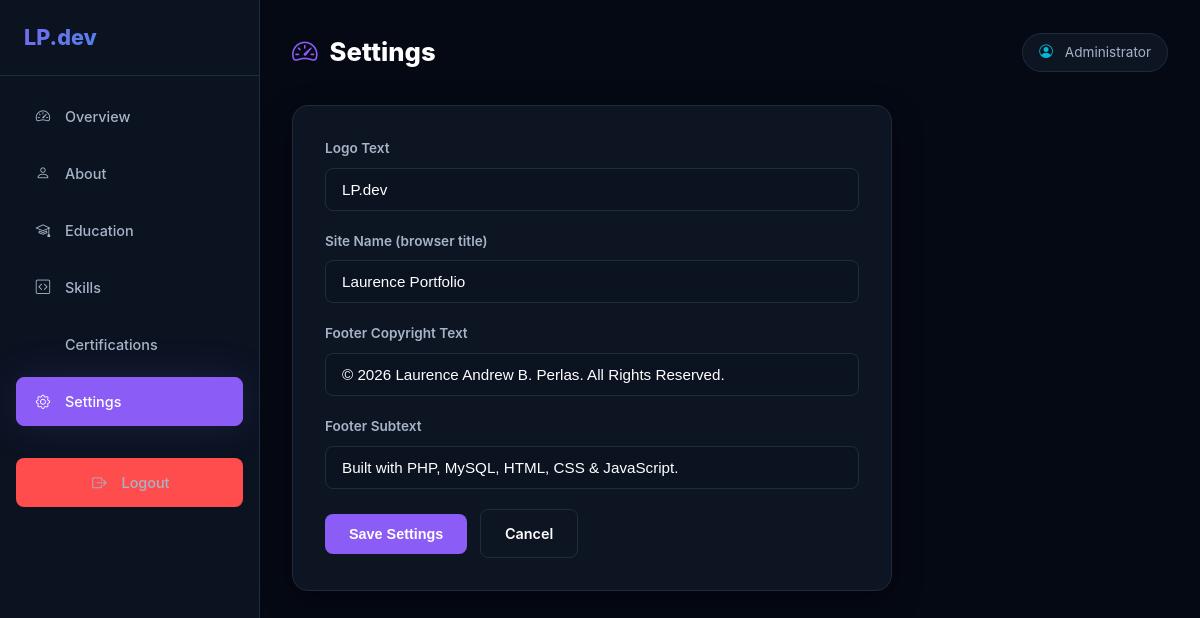
The page /admin/settings.php (signed in) on the database as committed earlier.
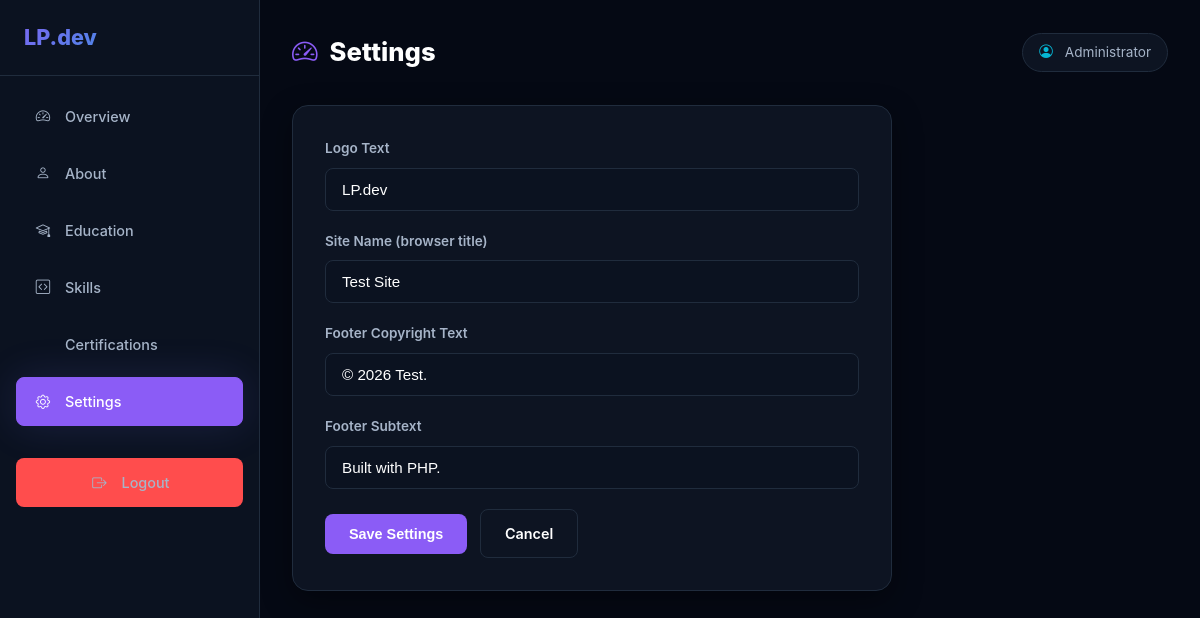
The same page on the database as committed later.
### tables this page shows
CREATE TABLE `website_settings` (
  `id` int(11) NOT NULL AUTO_INCREMENT,
  `logo_text` varchar(50) NOT NULL DEFAULT 'LP.dev',
  `footer_text` varchar(255) NOT NULL DEFAULT 'Â© 2026 Laurence Andrew B. Perlas. All Rights Reserved.',
  `footer_subtext` varchar(255) NOT NULL DEFAULT 'Built with PHP, MySQL, HTML, CSS & JavaScript.',
  `site_name` varchar(100) NOT NULL DEFAULT 'Laurence Portfolio',
  `updated_at` timestamp NOT NULL DEFAULT current_timestamp() ON UPDATE current_timestamp(),
  PRIMARY KEY (`id`)
);

### includes/functions.php (called while the page is built, shortened)
<?php
require_once __DIR__ . '/../config.php';
if (!function_exists('getSettings')) {
    function getSettings(PDO $pdo): array {
        $stmt = $pdo->query("SELECT * FROM website_settings LIMIT 1");
        return $stmt->fetch() ?: [];
    }
}

### config.php (called while the page is built, shortened)
<?php
if (!function_exists('h')) {
    function h(string $value = null): string {
        return htmlspecialchars((string)$value, ENT_QUOTES | ENT_HTML5, 'UTF-8');
    }
}

### includes/auth.php (called while the page is built, shortened)
<?php
require_once __DIR__ . '/../config.php';
if (!function_exists('isLoggedIn')) {
    function isLoggedIn(): bool {
        return !empty($_SESSION['admin_id']);
    }
}
if (!function_exists('getCurrentAdmin')) {
    function getCurrentAdmin(PDO $pdo): ?array {
        $stmt = $pdo->prepare("SELECT id, username, full_name FROM admins WHERE id = ?");
        $stmt->execute([$_SESSION['admin_id']]);
        return $stmt->fetch();
    }
}

### admin/settings.php (the view, shortened to what this page needs)
<?php
require_once __DIR__ . '/header.php';
$settings = $pdo->query("SELECT * FROM website_settings LIMIT 1")->fetch();
?>
    <div class="form-card">
        <form method="POST" action="">
            <div class="form-group">
                <label>Logo Text</label>
                <input type="text" name="logo_text" value="<?= h($settings['logo_text'] ?? 'LP.dev') ?>" required>
            </div>
            <div class="form-group">
                <label>Site Name (browser title)</label>
                <input type="text" name="site_name" value="<?= h($settings['site_name'] ?? 'Laurence Portfolio') ?>" required>
            </div>
            <div class="form-group">
                <label>Footer Copyright Text</label>
                <input type="text" name="footer_text" value="<?= h($settings['footer_text'] ?? '© 2026 Laurence Andrew B. Perlas. All Rights Reserved.') ?>" required>
            </div>
            <div class="form-group">
                <label>Footer Subtext</label>
                <input type="text" name="footer_subtext" value="<?= h($settings['footer_subtext'] ?? 'Built with PHP, MySQL, HTML, CSS & JavaScript.') ?>">
            </div>
            <button type="submit" class="btn">Save Settings</button>
            <a href="index.php" class="btn btn-outline" style="margin-left:0.5rem;">Cancel</a>
        </form>
    </div>
<?php require_once __DIR__ . '/footer.php'; ?>

### admin/header.php (shortened to what this page needs)
<?php
require_once __DIR__ . '/../includes/auth.php';
require_once __DIR__ . '/../includes/functions.php';
require_once __DIR__ . '/../config/database.php';
require_once __DIR__ . '/../config.php';
$admin = getCurrentAdmin($pdo);
$settings = getSettings($pdo);
?>
<!DOCTYPE html>
<html lang="en">
<head>
    <link rel="stylesheet" href="../assets/css/style.css">
    <link rel="stylesheet" href="https://cdn.jsdelivr.net/npm/bootstrap-icons@1.11.3/font/bootstrap-icons.min.css">
</head>
<body>
<div class="admin-wrap">
    <aside class="admin-sidebar" id="adminSidebar">
        <div class="brand"><?= h($settings['logo_text'] ?? 'LP.dev') ?></div>
        <nav>
            <ul>
                <li><a href="index.php" class="<?= basename($_SERVER['PHP_SELF']) === 'index.php' ? 'active' : '' ?>"><i class="bi bi-speedometer2"></i> Overview</a></li>
                <li><a href="about.php" class="<?= basename($_SERVER['PHP_SELF']) === 'about.php' ? 'active' : '' ?>"><i class="bi bi-person"></i> About</a></li>
                <li><a href="education.php" class="<?= basename($_SERVER['PHP_SELF']) === 'education.php' ? 'active' : '' ?>"><i class="bi bi-mortarboard"></i> Education</a></li>
                <li><a href="skills.php" class="<?= basename($_SERVER['PHP_SELF']) === 'skills.php' ? 'active' : '' ?>"><i class="bi bi-code-square"></i> Skills</a></li>
                <li><a href="certifications.php" class="<?= basename($_SERVER['PHP_SELF']) === 'certifications.php' ? 'active' : '' ?>"><i class="bi bi-diploma"></i> Certifications</a></li>
                <li><a href="settings.php" class="<?= basename($_SERVER['PHP_SELF']) === 'settings.php' ? 'active' : '' ?>"><i class="bi bi-gear"></i> Settings</a></li>
                <li style="margin-top:2rem;"><a href="logout.php" class="btn-logout" style="width:100%; justify-content:center;"><i class="bi bi-box-arrow-right"></i> Logout</a></li>
            </ul>
        </nav>
    </aside>
    <main class="admin-main">
        <div class="admin-header">
            <div>
                <h1><i class="bi bi-speedometer2"></i><?= ucfirst(str_replace('.php', '', basename($_SERVER['PHP_SELF']))) ?></h1>
            </div>
            <div class="user-chip">
                <i class="bi bi-person-circle"></i>
                <span><?= h($admin['full_name'] ?? $admin['username']) ?></span>
            </div>
        </div>

Rows that differ between the two databases and show on the page:
changed website_settings "LP.dev": site_name "Laurence Portfolio" → "Test Site"; footer_text "© 2026 Laurence Andrew B. Perlas. All Rights Reserved." → "© 2026 Test."; footer_subtext "Built with PHP, MySQL, HTML, CSS & JavaScript." → "Built with PHP."
